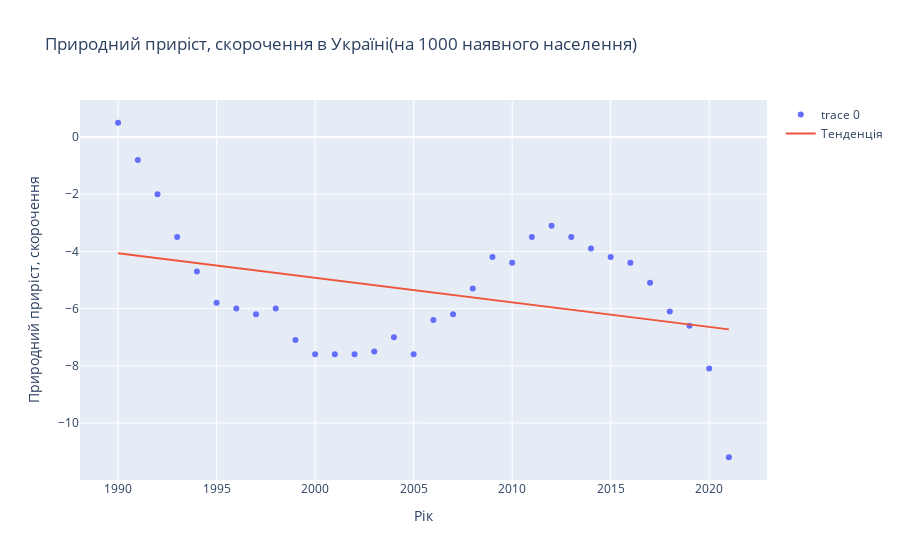

Notebook code cell kept with this figure:
### Markdown cell above
### Scatter діаграма, що зображує природний приріст населення України за роками

### Code cell
# Read the Excel data into a pandas DataFrame
data = pd.read_excel('nature_population_grow.xlsx', sheet_name='Sheet1')


# Convert 'Природний приріст, скорочення' column to float
data['Природний приріст, скорочення'] = pd.to_numeric(data['Природний приріст, скорочення'], errors='coerce')

# Scatter plot
fig = go.Figure()
fig.add_trace(go.Scatter(x=data['Рік'], y=data['Природний приріст, скорочення'], mode='markers'))

# Trendline
trendline = np.polyfit(data['Рік'], data['Природний приріст, скорочення'], 1)
fig.add_trace(go.Scatter(x=data['Рік'], y=np.polyval(trendline, data['Рік']), mode='lines', name='Тенденція'))

# Update layout
fig.update_layout(title='Природний приріст, скорочення в Україні(на 1000 наявного населення)',
                  xaxis_title='Рік',
                  yaxis_title='Природний приріст, скорочення')

fig.show()

### Figure 1 — Plotly figure (JSON) as saved in the notebook; plotly's stock layout.template omitted (floating-point values rounded to 4 significant figures)
{"data": [{"mode": "markers", "type": "scatter", "x": [1990, 1991, 1992, 1993, 1994, 1995, 1996, 1997, 1998, 1999, 2000, 2001, 2002, 2003, 2004, 2005, 2006, 2007, 2008, 2009, 2010, 2011, 2012, 2013, 2014, 2015, 2016, 2017, 2018, 2019, 2020, 2021], "y": [0.5, -0.8, -2, -3.5, -4.7, -5.8, -6, -6.2, -6, -7.1, -7.6, -7.6, -7.6, -7.5, -7, -7.6, -6.4, -6.2, -5.3, -4.2, -4.4, -3.5, -3.1, -3.5, -3.9, -4.2, -4.4, -5.1, -6.1, -6.6, -8.1, -11.2]}, {"mode": "lines", "name": "Тенденція", "type": "scatter", "x": [1990, 1991, 1992, 1993, 1994, 1995, 1996, 1997, 1998, 1999, 2000, 2001, 2002, 2003, 2004, 2005, 2006, 2007, 2008, 2009, 2010, 2011, 2012, 2013, 2014, 2015, 2016, 2017, 2018, 2019, 2020, 2021], "y": [-4.066, -4.152, -4.238, -4.324, -4.41, -4.496, -4.581, -4.667, -4.753, -4.839, -4.925, -5.011, -5.096, -5.182, -5.268, -5.354, -5.44, -5.526, -5.611, -5.697, -5.783, -5.869, -5.955, -6.041, -6.126, -6.212, -6.298, -6.384, -6.47, -6.556, -6.641, -6.727]}], "layout": {"title": {"text": "Природний приріст, скорочення в Україні(на 1000 наявного населення)"}, "xaxis": {"title": {"text": "Рік"}}, "yaxis": {"title": {"text": "Природний приріст, скорочення"}}}}
